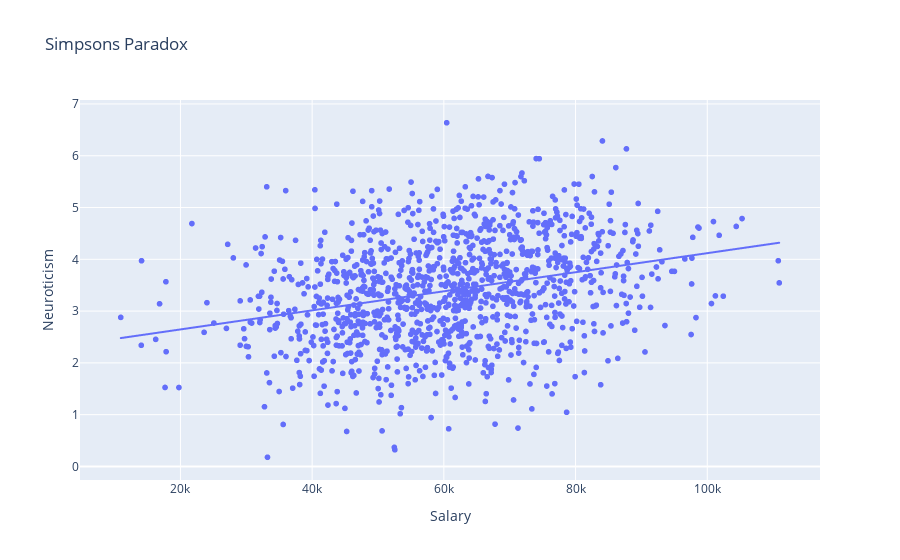

Write notebook code for a chart like this one.
### Code cell
(dataf
  .sample(1200, random_state=42)
  .plot(kind="scatter", x="Salary", y="Neuroticism",
        title="Simpsons Paradox",
        trendline="ols",
        )
)

### Figure 1 — Plotly figure (JSON) as saved in the notebook; plotly's stock layout.template omitted (floating-point values rounded to 4 significant figures; data arrays with more than 128 entries replaced by an {"elided": "..."} marker saying what was removed)
{"data": [{"hovertemplate": "Salary=%{x}<br>Neuroticism=%{y}<extra></extra>", "legendgroup": "", "marker": {"color": "#636efa", "symbol": "circle"}, "mode": "markers", "name": "", "showlegend": false, "type": "scattergl", "x": {"elided": "1200 float values"}, "xaxis": "x", "y": {"elided": "1200 float values"}, "yaxis": "y"}, {"hovertemplate": "<b>OLS trendline</b><br>Neuroticism = 1.84121e-05 * Salary + 2.27768<br>R<sup>2</sup>=0.084000<br><br>Salary=%{x}<br>Neuroticism=%{y} <b>(trend)</b><extra></extra>", "legendgroup": "", "marker": {"color": "#636efa", "symbol": "circle"}, "mode": "lines", "name": "", "showlegend": false, "type": "scattergl", "x": {"elided": "1200 float values"}, "xaxis": "x", "y": {"elided": "1200 float values"}, "yaxis": "y"}], "layout": {"legend": {"tracegroupgap": 0}, "title": {"text": "Simpsons Paradox"}, "xaxis": {"anchor": "y", "domain": [0, 1], "title": {"text": "Salary"}}, "yaxis": {"anchor": "x", "domain": [0, 1], "title": {"text": "Neuroticism"}}}}
